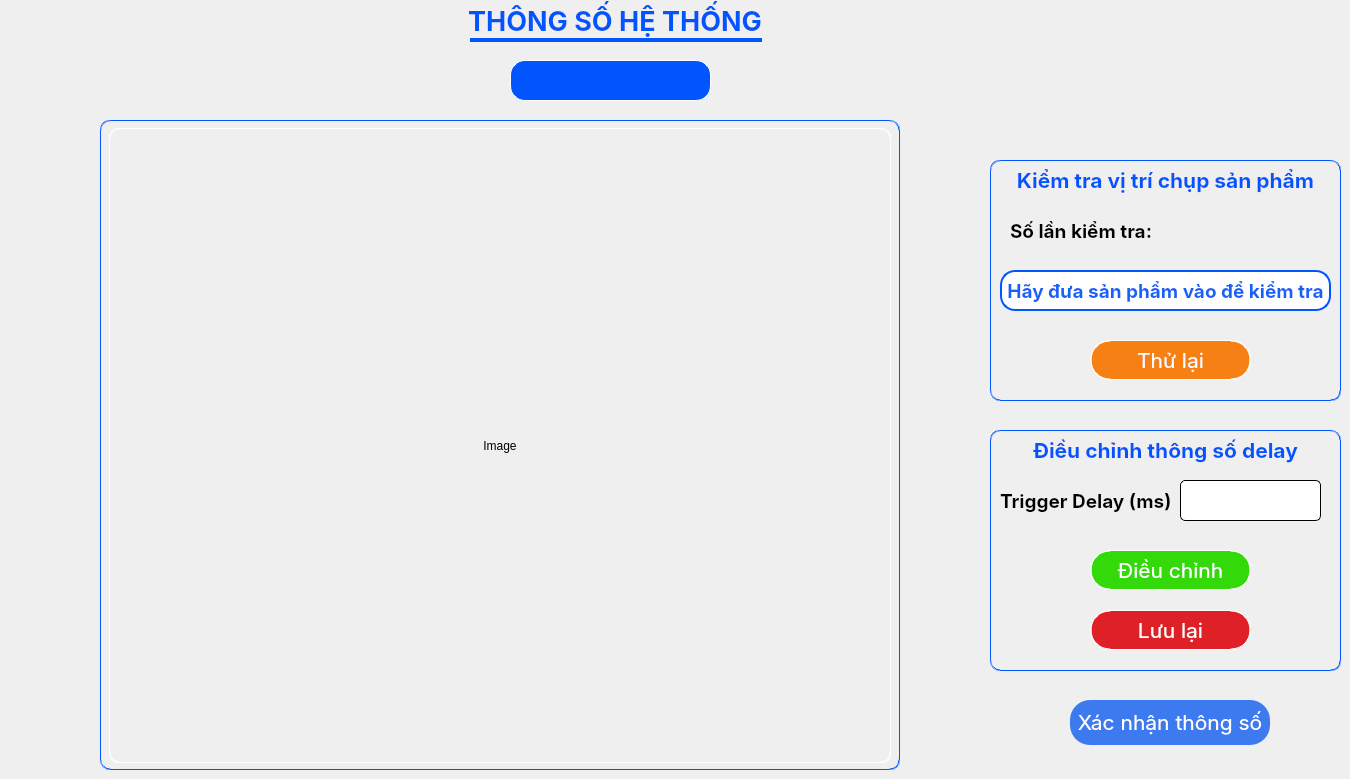
        <widget class="QWidget" name="page_Parameter_ConfimDelay">
         <widget class="QLabel" name="label_55">
          <property name="geometry">
           <rect>
            <x>0</x>
            <y>0</y>
            <width>1230</width>
            <height>41</height>
           </rect>
          </property>
          <property name="font">
           <font>
            <family>Inter</family>
            <pointsize>20</pointsize>
            <bold>true</bold>
           </font>
          </property>
          <property name="styleSheet">
           <string notr="true">color: #0055FF;
opacity: 0.7;
background-color: transparent;
font-family: Inter, sans-serif;</string>
          </property>
          <property name="text">
           <string>THÔNG SỐ HỆ THỐNG</string>
          </property>
          <property name="alignment">
           <set>Qt::AlignCenter</set>
          </property>
         </widget>
         <widget class="Line" name="line_6">
          <property name="geometry">
           <rect>
            <x>470</x>
            <y>30</y>
            <width>292</width>
            <height>21</height>
           </rect>
          </property>
          <property name="styleSheet">
           <string notr="true">color: #0055FF;
opacity: 0.7;
background-color: transparent;
</string>
          </property>
          <property name="frameShadow">
           <enum>QFrame::Plain</enum>
          </property>
          <property name="lineWidth">
           <number>4</number>
          </property>
          <property name="orientation">
           <enum>Qt::Horizontal</enum>
          </property>
         </widget>
         <widget class="QLabel" name="label_56">
          <property name="geometry">
           <rect>
            <x>510</x>
            <y>60</y>
            <width>201</width>
            <height>41</height>
           </rect>
          </property>
          <property name="font">
           <font>
            <family>Inter</family>
            <pointsize>15</pointsize>
           </font>
          </property>
          <property name="styleSheet">
           <string notr="true">border-radius: 15px;
color: white;
opacity: 0.7;
font-family: Inter, sans-serif;
border: 1px solid #0055FF;
border-color: white;
background-color: #0055FF;
</string>
          </property>
          <property name="text">
           <string/>
          </property>
          <property name="alignment">
           <set>Qt::AlignCenter</set>
          </property>
         </widget>
         <widget class="QGroupBox" name="groupBox_11">
          <property name="geometry">
           <rect>
            <x>100</x>
            <y>120</y>
            <width>800</width>
            <height>650</height>
           </rect>
          </property>
          <property name="styleSheet">
           <string notr="true">border: 1px groove #0055FF;
opacity: 0.7;
border-radius: 10px;
</string>
          </property>
          <property name="title">
           <string/>
          </property>
          <property name="alignment">
           <set>Qt::AlignRight|Qt::AlignTrailing|Qt::AlignVCenter</set>
          </property>
          <widget class="QLabel" name="lbImageConfirm">
           <property name="geometry">
            <rect>
             <x>9</x>
             <y>8</y>
             <width>782</width>
             <height>635</height>
            </rect>
           </property>
           <property name="styleSheet">
            <string notr="true">border-radius: 10px;
border-color: white;
background-color: transparent;</string>
           </property>
           <property name="text">
            <string>Image</string>
           </property>
           <property name="alignment">
            <set>Qt::AlignCenter</set>
           </property>
          </widget>
         </widget>
         <widget class="QGroupBox" name="groupBox_12">
          <property name="geometry">
           <rect>
            <x>990</x>
            <y>430</y>
            <width>351</width>
            <height>241</height>
           </rect>
          </property>
          <property name="styleSheet">
           <string notr="true">border: 1px groove #0055FF;
opacity: 0.7;
border-radius: 10px;
</string>
          </property>
          <property name="title">
           <string/>
          </property>
          <widget class="QLabel" name="label_60">
           <property name="geometry">
            <rect>
             <x>0</x>
             <y>0</y>
             <width>351</width>
             <height>41</height>
            </rect>
           </property>
           <property name="font">
            <font>
             <family>Inter</family>
             <pointsize>16</pointsize>
             <bold>true</bold>
            </font>
           </property>
           <property name="styleSheet">
            <string notr="true">color: #0055FF;
opacity: 0.7;
font-family: Inter, sans-serif;
background-color: transparent;
border: None;
</string>
           </property>
           <property name="text">
            <string>Điều chỉnh thông số delay</string>
           </property>
           <property name="alignment">
            <set>Qt::AlignCenter</set>
           </property>
          </widget>
          <widget class="QLabel" name="label_61">
           <property name="geometry">
            <rect>
             <x>10</x>
             <y>50</y>
             <width>171</width>
             <height>41</height>
            </rect>
           </property>
           <property name="font">
            <font>
             <family>Inter</family>
             <pointsize>14</pointsize>
             <bold>true</bold>
            </font>
           </property>
           <property name="styleSheet">
            <string notr="true">border: None;
font-family: Inter, sans-serif;
background-color: transparent;
color: black;
</string>
           </property>
           <property name="text">
            <string>Trigger Delay (ms):</string>
           </property>
          </widget>
          <widget class="QPushButton" name="btnModifyCounter1">
           <property name="geometry">
            <rect>
             <x>100</x>
             <y>120</y>
             <width>161</width>
             <height>40</height>
            </rect>
           </property>
           <property name="font">
            <font>
             <family>Inter</family>
             <pointsize>16</pointsize>
            </font>
           </property>
           <property name="styleSheet">
            <string notr="true">QPushButton#btnModifyCounter1{
	border-radius: 20px;
	border-color: white;
	background-color: #33D909;
	color: white;
	text-align: center;
	font-family: Inter, sans-serif;
}

QPushButton#btnModifyCounter1:hover {
    background-color: #FFA500;  /* Màu nền khi hover */
}

QPushButton#btnModifyCounter1:pressed {
    padding-left: 5px;
    padding-top: 5px;
}




</string>
           </property>
           <property name="text">
            <string>Điều chỉnh</string>
           </property>
          </widget>
          <widget class="QPushButton" name="btnSaveCounter1">
           <property name="geometry">
            <rect>
             <x>100</x>
             <y>180</y>
             <width>161</width>
             <height>40</height>
            </rect>
           </property>
           <property name="font">
            <font>
             <family>Inter</family>
             <pointsize>16</pointsize>
            </font>
           </property>
           <property name="styleSheet">
            <string notr="true">QPushButton#btnSaveCounter1{
	border-radius: 20px;
	border-color: white;
	background-color: #DF2026;
	color: white;
	text-align: center;
	font-family: Inter, sans-serif;
}

QPushButton#btnSaveCounter1:hover {
    background-color: #FFA500;  /* Màu nền khi hover */
}

QPushButton#btnSaveCounter1:pressed {
    padding-left: 5px;
    padding-top: 5px;
}




</string>
           </property>
           <property name="text">
            <string>Lưu lại</string>
           </property>
          </widget>
          <widget class="QLineEdit" name="leditTriggerDelay">
           <property name="geometry">
            <rect>
             <x>190</x>
             <y>50</y>
             <width>141</width>
             <height>41</height>
            </rect>
           </property>
           <property name="font">
            <font>
             <family>Inter</family>
             <pointsize>14</pointsize>
            </font>
           </property>
           <property name="styleSheet">
            <string notr="true">border: 1px solid black;
border-radius: 5px;
font-family: Inter, sans-serif;
color: black;

</string>
           </property>
           <property name="text">
            <string/>
           </property>
           <property name="alignment">
            <set>Qt::AlignCenter</set>
           </property>
          </widget>
         </widget>
         <widget class="QPushButton" name="btnParameterConfirmation1">
          <property name="geometry">
           <rect>
            <x>1070</x>
            <y>700</y>
            <width>200</width>
            <height>45</height>
           </rect>
          </property>
          <property name="font">
           <font>
            <family>Inter</family>
            <pointsize>16</pointsize>
           </font>
          </property>
          <property name="styleSheet">
           <string notr="true">QPushButton#btnParameterConfirmation1{
	border-radius: 20px;
	border-color: white;
	background-color: #3D7AEF;
	color: white;
	text-align: center;
	font-family: Inter, sans-serif;
}

QPushButton#btnParameterConfirmation1:hover {
    background-color: #FFA500;  /* Màu nền khi hover */
}

QPushButton#btnParameterConfirmation1:pressed {
    padding-left: 5px;
    padding-top: 5px;
}




</string>
          </property>
          <property name="text">
           <string>Xác nhận thông số</string>
          </property>
         </widget>
         <widget class="QGroupBox" name="groupBox_13">
          <property name="geometry">
           <rect>
            <x>990</x>
            <y>160</y>
            <width>351</width>
            <height>241</height>
           </rect>
          </property>
          <property name="styleSheet">
           <string notr="true">border: 1px groove #0055FF;
opacity: 0.7;
border-radius: 10px;
</string>
          </property>
          <property name="title">
           <string/>
          </property>
          <widget class="QLabel" name="label_64">
           <property name="geometry">
            <rect>
             <x>0</x>
             <y>0</y>
             <width>351</width>
             <height>41</height>
            </rect>
           </property>
           <property name="font">
            <font>
             <family>Inter</family>
             <pointsize>16</pointsize>
             <bold>true</bold>
            </font>
           </property>
           <property name="styleSheet">
            <string notr="true">color: #0055FF;
opacity: 0.7;
font-family: Inter, sans-serif;
background-color: transparent;
border: None;
</string>
           </property>
           <property name="text">
            <string>Kiểm tra vị trí chụp sản phẩm</string>
           </property>
           <property name="alignment">
            <set>Qt::AlignCenter</set>
           </property>
          </widget>
          <widget class="QLabel" name="lbTestCounter">
           <property name="geometry">
            <rect>
             <x>190</x>
             <y>50</y>
             <width>141</width>
             <height>40</height>
            </rect>
           </property>
           <property name="font">
            <font>
             <family>Inter</family>
             <pointsize>16</pointsize>
             <bold>true</bold>
            </font>
           </property>
           <property name="styleSheet">
            <string notr="true">border: None;
font-family: Inter, sans-serif;
background-color: transparent;
</string>
           </property>
           <property name="text">
            <string/>
           </property>
           <property name="alignment">
            <set>Qt::AlignCenter</set>
           </property>
          </widget>
          <widget class="QPushButton" name="btnTry">
           <property name="geometry">
            <rect>
             <x>100</x>
             <y>180</y>
             <width>161</width>
             <height>40</height>
            </rect>
           </property>
           <property name="font">
            <font>
             <family>Inter</family>
             <pointsize>16</pointsize>
            </font>
           </property>
           <property name="styleSheet">
            <string notr="true">QPushButton#btnTry{
	border-radius: 20px;
	border-color: white;
	background-color: #F68013;
	color: white;
	text-align: center;
	font-family: Inter, sans-serif;
}

QPushButton#btnTry:hover {
    background-color: #FFA500;  /* Màu nền khi hover */
}

QPushButton#btnTry:pressed {
    padding-left: 5px;
    padding-top: 5px;
}




</string>
           </property>
           <property name="text">
            <string>Thử lại</string>
           </property>
          </widget>
          <widget class="QLabel" name="label_65">
           <property name="geometry">
            <rect>
             <x>20</x>
             <y>50</y>
             <width>171</width>
             <height>41</height>
            </rect>
           </property>
           <property name="font">
            <font>
             <family>Inter</family>
             <pointsize>14</pointsize>
             <bold>true</bold>
            </font>
           </property>
           <property name="styleSheet">
            <string notr="true">border: None;
font-family: Inter, sans-serif;
background-color: transparent;
color: black;
</string>
           </property>
           <property name="text">
            <string>Số lần kiểm tra:</string>
           </property>
          </widget>
          <widget class="QLabel" name="label_66">
           <property name="geometry">
            <rect>
             <x>10</x>
             <y>110</y>
             <width>331</width>
             <height>41</height>
            </rect>
           </property>
           <property name="font">
            <font>
             <family>Inter</family>
             <pointsize>14</pointsize>
             <bold>true</bold>
            </font>
           </property>
           <property name="styleSheet">
            <string notr="true">border-radius: 15px;
color: #1462FA;
font-family: Inter, sans-serif;
border: 2px solid #0055FF;
background-color: white;
</string>
           </property>
           <property name="text">
            <string>Hãy đưa sản phẩm vào để kiểm tra</string>
           </property>
           <property name="alignment">
            <set>Qt::AlignCenter</set>
           </property>
          </widget>
         </widget>
        </widget>
